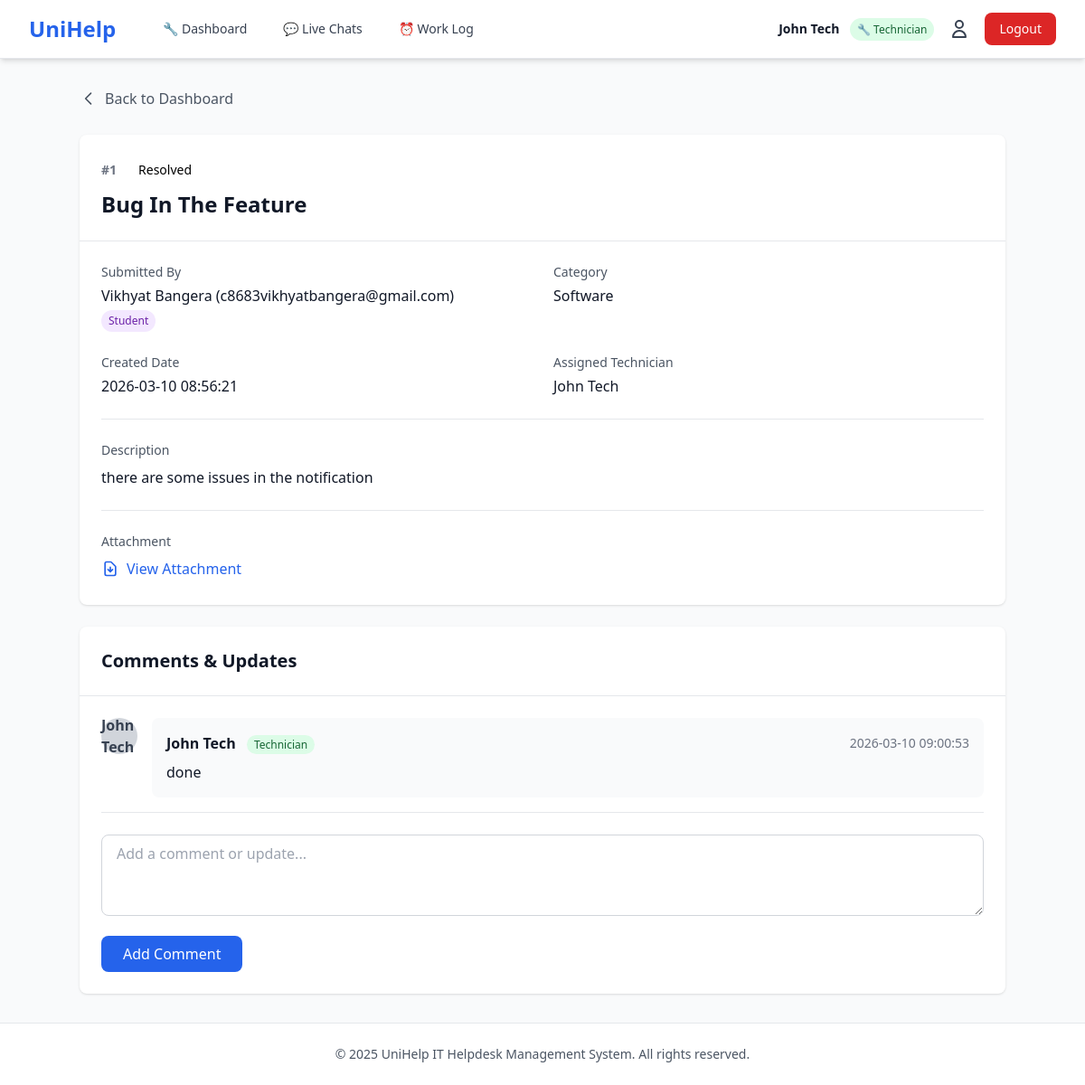
Page /user/view_ticket/1 (signed in) on the committed database.
### tables this page shows
CREATE TABLE user (
            userid INTEGER PRIMARY KEY AUTOINCREMENT,
            name VARCHAR(100) NOT NULL,
            email VARCHAR(100) UNIQUE NOT NULL,
            passwordhash VARCHAR(255) NOT NULL,
            role VARCHAR(20) NOT NULL CHECK(role IN ('admin', 'staff', 'technician', 'student')),
            isapproved BOOLEAN DEFAULT 0,
            created_at TIMESTAMP DEFAULT CURRENT_TIMESTAMP
        );

CREATE TABLE ticket (
            ticketid INTEGER PRIMARY KEY AUTOINCREMENT,
            title VARCHAR(200) NOT NULL,
            description TEXT NOT NULL,
            category VARCHAR(50) NOT NULL,
            priority VARCHAR(20) DEFAULT 'Medium' CHECK(priority IN ('Low', 'Medium', 'High', 'Urgent')),
            status VARCHAR(30) DEFAULT 'Open' CHECK(status IN ('Open', 'In Progress', 'Pending', 'Resolved', 'Closed', 'Reopened')),
            filepath VARCHAR(255),
            createdat TIMESTAMP DEFAULT CURRENT_TIMESTAMP,
            updatedat TIMESTAMP DEFAULT CURRENT_TIMESTAMP,
            resolvedat TIMESTAMP,
            userid INTEGER NOT NULL,
            assignedto INTEGER,
            resolvedby INTEGER,
            time_spent_hours REAL DEFAULT 0,
            resolution_notes TEXT,
            satisfaction_rating INTEGER CHECK(satisfaction_rating >= 1 AND satisfaction_rating <= 5),
            FOREIGN KEY (userid) REFERENCES user(userid) ON DELETE CASCADE,
            FOREIGN KEY (assignedto) REFERENCES user(userid) ON DELETE SET NULL,
            FOREIGN KEY (resolvedby) REFERENCES user(userid) ON DELETE SET NULL
        );

CREATE TABLE comment (
            commentid INTEGER PRIMARY KEY AUTOINCREMENT,
            content TEXT NOT NULL,
            createdat TIMESTAMP DEFAULT CURRENT_TIMESTAMP,
            ticketid INTEGER NOT NULL,
            userid INTEGER NOT NULL,
            FOREIGN KEY (ticketid) REFERENCES ticket(ticketid) ON DELETE CASCADE,
            FOREIGN KEY (userid) REFERENCES user(userid) ON DELETE CASCADE
        );

### app.py (the view)
@app.route('/user/view_ticket/<int:ticket_id>')
@login_required
def view_ticket(ticket_id):
    conn = get_db_connection()
    ticket = conn.execute('''
        SELECT t.*, u.name as user_name, u.email as user_email, u.role as user_role, tech.name as technician_name
        FROM ticket t
        JOIN user u ON t.userid = u.userid
        LEFT JOIN user tech ON t.assignedto = tech.userid
        WHERE t.ticketid = ?
    ''', (ticket_id,)).fetchone()
    if not ticket:
        conn.close()
        flash('Ticket not found', 'error')
        return redirect(url_for('dashboard'))
    role = session.get('role')
    user_id = session.get('user_id')
    if role not in ['admin'] and ticket['userid'] != user_id and ticket['assignedto'] != user_id:
        conn.close()
        flash('Access denied', 'error')
        return redirect(url_for('dashboard'))
    comments = []
    can_comment = role in ['admin', 'technician', 'staff']
    if can_comment:
        comments = conn.execute('''
            SELECT c.*, u.name as user_name, u.role as user_role
            FROM comment c
            JOIN user u ON c.userid = u.userid
            WHERE c.ticketid = ?
            ORDER BY c.createdat ASC
        ''', (ticket_id,)).fetchall()
    conn.close()
    return render_template('view_ticket.html',
                         ticket=ticket,
                         comments=comments,
                         can_comment=can_comment)

### templates/view_ticket.html (shortened to what this page needs)
{% extends "base.html" %}
{% block content %}
<div class="max-w-5xl mx-auto space-y-6">
    <a href="{{ url_for('dashboard') }}"
       class="inline-flex items-center text-gray-600 hover:text-gray-900 transition">
        <svg class="w-5 h-5 mr-2" fill="none" stroke="currentColor" viewBox="0 0 24 24">
            <path stroke-linecap="round" stroke-linejoin="round" stroke-width="2" d="M15 19l-7-7 7-7" />
        </svg>
        Back to Dashboard
    </a>
    <div class="bg-white rounded-lg shadow">
        <div class="p-6 border-b border-gray-200">
            <div class="flex justify-between items-start">
                <div>
                    <div class="flex items-center space-x-3 mb-2">
                        <span class="text-sm font-semibold text-gray-500">#{{ ticket.ticketid }}</span>
                        <span class="status-badge status-{{ ticket.status.lower().replace(' ', '-') }}">
                            {{ ticket.status }}
                        </span>
                    </div>
                    <h1 class="text-2xl font-bold text-gray-900">{{ ticket.title }}</h1>
                </div>
            </div>
        </div>
        <div class="p-6 space-y-6">
            <div class="grid grid-cols-1 md:grid-cols-2 gap-6">
                <div>
                    <p class="text-sm font-medium text-gray-600 mb-1">Submitted By</p>
                    <p class="text-gray-900">{{ ticket.user_name }} ({{ ticket.user_email }})</p>
                    <span class="inline-block mt-1 px-2 py-1 text-xs rounded-full {% if ticket.user_role == 'staff' %}bg-blue-100 text-blue-800{% else %}bg-purple-100 text-purple-800{% endif %}">
                        {{ ticket.user_role|title }}
                    </span>
                </div>
                <div>
                    <p class="text-sm font-medium text-gray-600 mb-1">Category</p>
                    <p class="text-gray-900">{{ ticket.category }}</p>
                </div>
                <div>
                    <p class="text-sm font-medium text-gray-600 mb-1">Created Date</p>
                    <p class="text-gray-900">{{ ticket.createdat }}</p>
                </div>
                <div>
                    <p class="text-sm font-medium text-gray-600 mb-1">Assigned Technician</p>
                    <p class="text-gray-900">{{ ticket.technician_name or 'Not assigned yet' }}</p>
                </div>
            </div>
            <div class="pt-6 border-t border-gray-200">
                <p class="text-sm font-medium text-gray-600 mb-2">Description</p>
                <p class="text-gray-900 whitespace-pre-wrap">{{ ticket.description }}</p>
            </div>
            {% if ticket.filepath %}
            <div class="pt-6 border-t border-gray-200">
                <p class="text-sm font-medium text-gray-600 mb-2">Attachment</p>
                <a href="/{{ ticket.filepath }}" target="_blank"
                   class="inline-flex items-center text-primary hover:text-blue-700">
                    <svg class="w-5 h-5 mr-2" fill="none" stroke="currentColor" viewBox="0 0 24 24">
                        <path stroke-linecap="round" stroke-linejoin="round" stroke-width="2" d="M12 10v6m0 0l-3-3m3 3l3-3m2 8H7a2 2 0 01-2-2V5a2 2 0 012-2h5.586a1 1 0 01.707.293l5.414 5.414a1 1 0 01.293.707V19a2 2 0 01-2 2z" />
                    </svg>
                    View Attachment
                </a>
            </div>
            {% endif %}
        </div>
    </div>
    {% if can_comment %}
    <div class="bg-white rounded-lg shadow">
        <div class="p-6 border-b border-gray-200">
            <h2 class="text-xl font-semibold text-gray-900">Comments & Updates</h2>
        </div>
        <div class="p-6 space-y-4">
            {% if comments %}
                {% for comment in comments %}
                <div class="flex space-x-4">
                    <div class="flex-shrink-0">
                        <div class="w-10 h-10 rounded-full bg-gray-300 flex items-center justify-center">
                            <span class="text-gray-700 font-semibold">{{ comment.user_name }}</span>
                        </div>
                    </div>
                    <div class="flex-1">
                        <div class="bg-gray-50 rounded-lg p-4">
                            <div class="flex items-center justify-between mb-2">
                                <div>
                                    <span class="font-semibold text-gray-900">{{ comment.user_name }}</span>
                                    <span class="ml-2 px-2 py-0.5 text-xs rounded-full
                                        {% if comment.user_role == 'admin' %}bg-red-100 text-red-800
                                        {% elif comment.user_role == 'technician' %}bg-green-100 text-green-800
                                        {% else %}bg-blue-100 text-blue-800{% endif %}">
                                        {{ comment.user_role|title }}
                                    </span>
                                </div>
                                <span class="text-sm text-gray-500">{{ comment.createdat }}</span>
                            </div>
                            <p class="text-gray-900 whitespace-pre-wrap">{{ comment.content }}</p>
                        </div>
                    </div>
                </div>
                {% endfor %}
            {% else %}
                <p class="text-gray-500 text-center py-8">No comments yet</p>
            {% endif %}
            <div class="pt-6 border-t border-gray-200">
                <form method="POST" action="{{ url_for('add_comment', ticket_id=ticket.ticketid) }}" class="space-y-4">
                    <textarea name="content" rows="3" required
                              class="w-full px-4 py-2 border border-gray-300 rounded-lg focus:outline-none focus:ring-2 focus:ring-primary focus:border-transparent"
                              placeholder="Add a comment or update..."></textarea>
                    <button type="submit"
                            class="bg-primary text-white px-6 py-2 rounded-lg hover:bg-blue-700 transition font-medium">
                        Add Comment
                    </button>
                </form>
            </div>
        </div>
    </div>
    {% endif %}
</div>
{% endblock %}

### templates/base.html (shortened to what this page needs)
<!DOCTYPE html>
<html lang="en">
<head>
    <script src="https://cdn.tailwindcss.com"></script>
</head>
<body class="bg-gray-50 min-h-screen">
    {% if session.user_id %}
    <nav class="bg-white shadow-md border-b border-gray-200">
        <div class="max-w-7xl mx-auto px-4 sm:px-6 lg:px-8">
            <div class="flex justify-between items-center h-16">
                <div class="flex items-center">
                    <div class="flex-shrink-0">
                        <h1 class="text-2xl font-bold text-primary">UniHelp</h1>
                    </div>
                    <div class="hidden md:block ml-10">
                        <div class="flex items-baseline space-x-4">
                            {% if session.role == 'admin' %}
                                <a href="{{ url_for('admin_dashboard') }}"
                                   class="text-gray-700 hover:bg-gray-100 hover:text-primary px-3 py-2 rounded-md text-sm font-medium transition">
                                    📊 Dashboard
                                </a>
                                <a href="{{ url_for('admin_users') }}"
                                   class="text-gray-700 hover:bg-gray-100 hover:text-primary px-3 py-2 rounded-md text-sm font-medium transition">
                                    👥 Users
                                </a>
                                <a href="{{ url_for('admin_tickets') }}"
                                   class="text-gray-700 hover:bg-gray-100 hover:text-primary px-3 py-2 rounded-md text-sm font-medium transition">
                                    🎫 All Tickets
                                </a>
                                <a href="{{ url_for('admin_reports') }}"
                                   class="text-gray-700 hover:bg-gray-100 hover:text-primary px-3 py-2 rounded-md text-sm font-medium transition">
                                    📊 Reports
                                </a>
                                <a href="{{ url_for('admin_technicians') }}"
                                   class="text-gray-700 hover:bg-gray-100 hover:text-primary px-3 py-2 rounded-md text-sm font-medium transition">
                                    💬 Chat with Technicians
                                </a>
                                <a href="{{ url_for('chatbot') }}"
                                   class="text-gray-700 hover:bg-gray-100 hover:text-primary px-3 py-2 rounded-md text-sm font-medium transition flex items-center">
                                    <svg class="w-4 h-4 mr-1" fill="none" stroke="currentColor" viewBox="0 0 24 24">
                                        <path stroke-linecap="round" stroke-linejoin="round" stroke-width="2" d="M8 10h.01M12 10h.01M16 10h.01M9 16H5a2 2 0 01-2-2V6a2 2 0 012-2h14a2 2 0 012 2v8a2 2 0 01-2 2h-5l-5 5v-5z" />
                                    </svg>
                                    IT Assistant
                                </a>
                            {% elif session.role == 'technician' %}
                                <a href="{{ url_for('technician_dashboard') }}"
                                   class="text-gray-700 hover:bg-gray-100 hover:text-primary px-3 py-2 rounded-md text-sm font-medium transition">
                                    🔧 Dashboard
                                </a>
                                <a href="{{ url_for('technician_live_chats') }}"
                                   class="text-gray-700 hover:bg-gray-100 hover:text-primary px-3 py-2 rounded-md text-sm font-medium transition">
                                    💬 Live Chats
                                </a>
                                <a href="{{ url_for('technician_work_log') }}"
                                   class="text-gray-700 hover:bg-gray-100 hover:text-primary px-3 py-2 rounded-md text-sm font-medium transition">
                                    ⏰ Work Log
                                </a>
                            {% endif %}
                        </div>
                    </div>
                </div>
                <div class="hidden md:flex items-center space-x-4">
                    <span class="text-sm text-gray-600">
                        <span class="font-semibold text-gray-900">{{ session.name }}</span>
                        <span class="ml-2 px-2 py-1 rounded-full text-xs font-medium
                            {% if session.role == 'admin' %}bg-red-100 text-red-800
                            {% elif session.role == 'technician' %}bg-green-100 text-green-800
                            {% elif session.role == 'staff' %}bg-blue-100 text-blue-800
                            {% else %}bg-purple-100 text-purple-800{% endif %}">
                            {% if session.role == 'admin' %}👑 {{ session.role|title }}
                            {% elif session.role == 'technician' %}🔧 {{ session.role|title }}
                            {% elif session.role == 'staff' %}👔 {{ session.role|title }}
                            {% else %}🎓 {{ session.role|title }}{% endif %}
                        </span>
                    </span>
                    <a href="{{ url_for('profile') }}"
                       class="text-gray-700 hover:text-primary transition" title="Profile">
                        <svg class="w-6 h-6" fill="none" stroke="currentColor" viewBox="0 0 24 24">
                            <path stroke-linecap="round" stroke-linejoin="round" stroke-width="2"
                                  d="M16 7a4 4 0 11-8 0 4 4 0 018 0zM12 14a7 7 0 00-7 7h14a7 7 0 00-7-7z" />
                        </svg>
                    </a>
                    <a href="{{ url_for('logout') }}"
                       class="bg-red-600 text-white px-4 py-2 rounded-lg hover:bg-red-700 transition text-sm font-medium">
                        Logout
                    </a>
                </div>
            </div>
        </div>
    </nav>
    {% endif %}
    <main class="max-w-7xl mx-auto px-4 sm:px-6 lg:px-8 py-8">
        {% block content %}{% endblock %}
    </main>
    <footer class="bg-white border-t border-gray-200 mt-auto">
        <div class="max-w-7xl mx-auto px-4 sm:px-6 lg:px-8 py-6">
            <p class="text-center text-gray-600 text-sm">
                &copy; 2025 UniHelp IT Helpdesk Management System. All rights reserved.
            </p>
        </div>
    </footer>
</body>
</html>

### rows in the picture
user: name "John Tech", role "Technician"
ticket: ticketid "1", status "Resolved", title "Bug In The Feature", category "Software", createdat "2026-03-10 08:56:21", description "there are some issues in the notification"
user: user_name "Vikhyat Bangera", user_email "c8683vikhyatbangera@gmail.com", user_role "Student"
comment: user_name "John Tech", user_role "Technician", createdat "2026-03-10 09:00:53", content "done"
